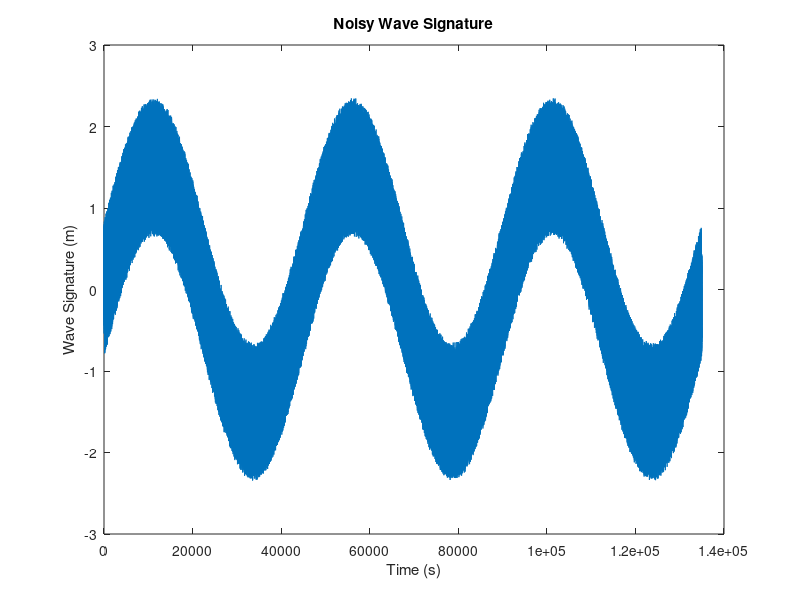

Source code (MATLAB): (Note: this script raises an error after producing the figure.)
close all
clear all
clc

% Create waves and noise
t_main = 1:0.5:135000;

wave_main = 0.5 * sin((2*pi/10)*t_main);
wave_infragravity = 0.25 * sin((2*pi/200)*t_main);
wave_tides = 1.5*sin((2*pi/45000)*t_main);
wave_combined = wave_main + wave_infragravity + wave_tides;
wave_noise = wave_combined + (0.1* sin(randn(size(wave_combined))));

% Show Three Waves without being combined or with noise
%figure(1);
%plot(t_main,wave_main);
%hold on;
%plot(t_main,wave_infragravity);
%hold on;
%plot(t_main,wave_tides);
%title('Given "True" Waves');
%xlabel('Time (s)');
%ylabel('Wave Signature (m)');
%legend('Main Wave','Infragravity Wave', 'Tidal Wave');

% Show Combined Waves without Noise
%figure(2);
%plot(t_main,wave_combined);
%title('Combined Wave Signature');
%xlabel('Time (s)');
%ylabel('Wave Signature (m)');

% Question 1 Solution
% Noisy Combined Waves, Beginning of Problem
fig_combined = figure(3);
plot_noise = plot(t_main, wave_noise);
title('Noisy Wave Signature');
xlabel('Time (s)');
ylabel('Wave Signature (m)');

% Question 2 Solution
% Isoloated Wave Signal
% t = 100
smooth_main = smooth(wave_noise, 8); % Smooth base data
smooth_main = smooth_main' - wave_infragravity - wave_tides; % Remove infragravity and tide data

% Question 3 Solution
% Isoloated Infragravity Signal
% t = 1000
smooth_infragravity = wave_noise -wave_main-wave_tides; % Remove main and tidal wave

% FiltFilt to reduce wave along infragravity wave
windowsize = 70;
h=ones(1,windowsize)/windowsize;
smooth_infragravity = filtfilt(h,1,smooth_infragravity);

%%
% Question 4 Solution
% Isoloated Tidal Signal
windowsize = 700;
h=ones(1,windowsize)/windowsize;
smooth_tides = filtfilt(h,1,wave_noise);
smooth_tides = smooth(smooth_tides,1000);

%%
% Question 5 Solution
% Combined Plots
figure(7);
subplot(4,3,1);
plot_noise1 = plot(t_main, wave_noise);
title('Noisy Wave Signature');
xlabel('Time (s)');
ylabel('Wave Signature (m)');
xlim([0 30]);

subplot(4,3,2);
plot_noise2 = plot(t_main, wave_noise);
title('Noisy Wave Signature');
xlabel('Time (s)');
ylabel('Wave Signature (m)');
xlim([0 600]);

subplot(4,3,3);
plot_noise2 = plot(t_main, wave_noise);
title('Noisy Wave Signature');
xlabel('Time (s)');
ylabel('Wave Signature (m)');
xlim([0 135000]);

subplot(4,1,2);
plot_main_smoothed = plot(t_main, smooth_main);
hold on;
plot_main = plot(t_main,wave_main);
title('Isolated Main Wave');
xlabel('Time (s)');
ylabel('Wave Signature (m)');
legend('Smoothed Signal', 'True Signal');
xlim([0 30]);
ylim([-0.5 0.5]);

subplot(4,1,3);
plot_infragravity_smooth = plot(t_main,smooth_infragravity);
hold on;
plot_infragravity = plot(t_main,wave_infragravity);
title('Isolated Infragravity Wave');
xlabel('Time (s)');
ylabel('Wave Signature (m)');
legend('Smoothed Signal', 'True Signal');
xlim([0 600]);
ylim([-0.25 0.25]);

subplot(4,1,4);
plot_tides_smooth = plot(t_main, smooth_tides);
hold on;
plot_tides = plot(t_main,wave_tides);
title('Isolated Tidal Wave');
xlabel('Time (s)');
ylabel('Wave Signature (m)');
legend('Smoothed Signal', 'True Signal');